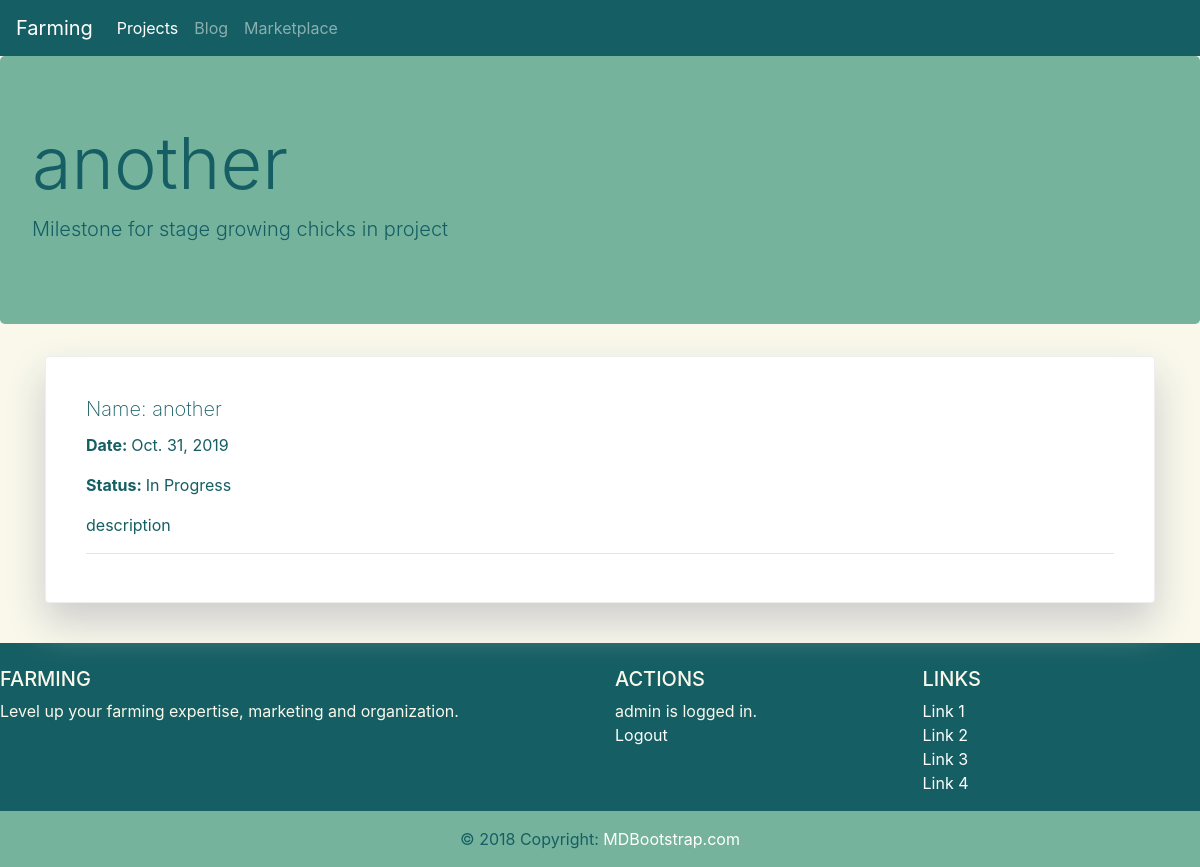
Page /projects/milestone-details/3/ (signed in) on the committed database.
### projects/models.py (models this page shows, shortened)
class Milestone(models.Model):
    MILESTONE_STATUS = [
        (1, 'In Progress'),
        (2, 'Achieved'),
        (3, 'Failed'),
    ]
    date = models.DateField()
    review_date = models.DateField(null=True, blank=True)
    name = models.CharField(max_length=64)
    description = models.CharField(max_length=255, blank=True, default="")
    target = models.CharField(max_length=64)
    actual = models.CharField(max_length=64, blank=True, default="")
    review_comments = models.TextField(blank=True, default="")
    status = models.PositiveSmallIntegerField(choices=MILESTONE_STATUS,
        default=1)
    activity = models.ForeignKey('projects.activity', on_delete=models.CASCADE,
        null=True)
    @property
    def status_string(self):
        return dict(self.MILESTONE_STATUS)[self.status]

class Activity(models.Model):#process stage
    project = models.ForeignKey('projects.project', on_delete=models.CASCADE)
    name = models.CharField(max_length=255)
    description = models.TextField(blank=True)
    estimated_cost = models.DecimalField(decimal_places=2, max_digits=16)
    actual_cost = models.DecimalField(decimal_places=2, max_digits=16,
        blank=True, null=True)
    start_date = models.DateField()
    completed_date = models.DateField(null=True)
    responsible = models.ForeignKey('projects.agent', on_delete=models.CASCADE)
    def __str__(self):
        return self.name

### projects/views.py (the view)
# urls.py: path('milestone-details/<int:pk>/', views.MilestoneDetails.as_view(),
class MilestoneDetails(DetailView):
    template_name = os.path.join('projects', 'milestone', 'details.html')
    model = models.Milestone

### projects/templates/projects/milestone/details.html (shortened to what this page needs)
{% extends 'window.html' %}
{% block content %}
<div class="jumbotron">
    <h1 class="display-3">{{object.name}}</h1>
    <p class="lead">Milestone for stage {{object.activity}} in project {{object.stage.project}}</p>
</div>
<div class="container">
    <div class="row">
        <div class="col-sm-12">
            <div class="card shadow">
                <div class="card-body">
                    <h5 class="card-title">Name: {{object.name}}</h5>
                    <p class="card-text"><strong>Date: </strong>{{object.date}}</p>
                    <p class="card-text"><strong>Status: </strong>{{milestone.status_string}}</p>
                    <p class="card-text">{{object.description}}</p>
                    <hr class="my-2">
                </div>
            </div>
        </div>
    </div>
</div>
{% endblock content %}

### common/templates/footer.html (shortened to what this page needs)
<footer class="page-footer font-small primary pt-4" >
  <div class="container-fluid text-center text-md-left">
    <div class="row">
      <div class="col-md-6 mt-md-0 mt-3">
        <h5 class="text-uppercase">Farming</h5>
        <p>Level up your farming expertise, marketing and organization.</p>
      </div>
      <div class="col-md-3 mb-md-0 mb-3">
        <h5 class="text-uppercase">Actions</h5>
        <ul class="list-unstyled">
          <li>
            {{request.user}} is logged in.
          </li>
          <li>
            <a href="/login/">Logout</a>
          </li>
        </ul>
      </div>
      <div class="col-md-3 mb-md-0 mb-3">
        <h5 class="text-uppercase">Links</h5>
        <ul class="list-unstyled">
          <li>
            <a href="#!">Link 1</a>
          </li>
          <li>
            <a href="#!">Link 2</a>
          </li>
          <li>
            <a href="#!">Link 3</a>
          </li>
          <li>
            <a href="#!">Link 4</a>
          </li>
        </ul>
      </div>
    </div>
  </div>
  <div class="footer-copyright text-center secondary py-3">© 2018 Copyright:
    <a href="https://mdbootstrap.com/education/bootstrap/"> MDBootstrap.com</a>
  </div>
</footer>

### common/static/common/css/agriculture.css (style rules this page uses)
.shadow { border: 1px solid #eee; padding: 20px ; box-shadow: 0px 19px 38px #ccc; margin-bottom: 40px; }
.card h4, .card h5 { font-weight: 250; }
.primary { background-color: #155e63; color: #f9f8eb; }
.secondary { background-color: #76b39d; color: #155e63; }
.tertiary { background-color: #f9f8eb; color: #155e63; }
.jumbotron { background-color: #76b39d; color: #155e63; }
footer.primary a { text-decoration: none; color: white; }

### rows in the picture
Milestone: name "another", activity "growing chicks", date "Oct. 31, 2019", status_string "In Progress", description "description"

### other values in the picture
{{ request.user }} "admin"
